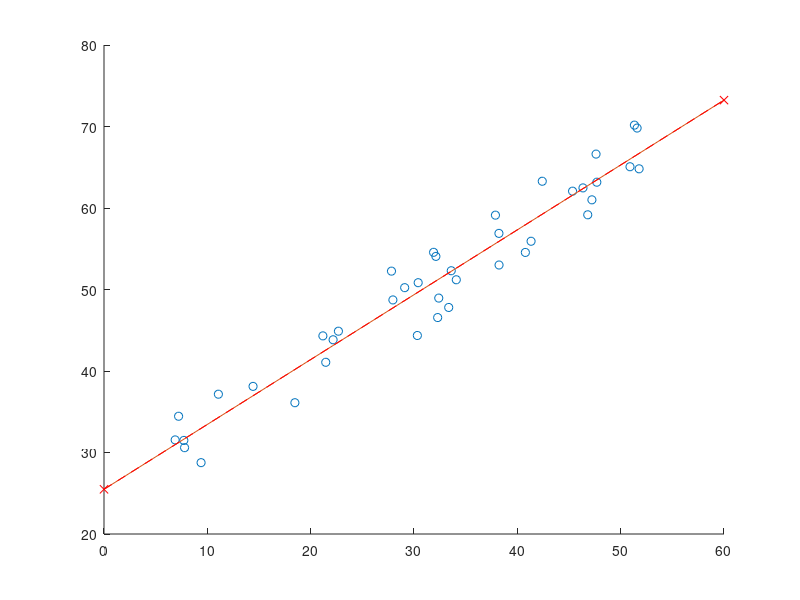

Reproduce this figure in MATLAB.

% création des données

m = 40;
sizeNoise = 10;
x = rand(m,1).*50 + 5;
noise = rand(m,1) * sizeNoise;
pente = 0.8;
b =  20;
y = b + pente*x + noise;

% régression matlab

X = [ones(length(x),1), x];
droiteMatlab = regress(y,X)


%droiteMatlab = regress(y, X)


% calcul direct

theta1 =  (m * sum(x.*y) - sum(x)*sum(y))/(m*sum(x.*x) - sum(x)*sum(x))
%theta0 = (sum(y) - theta1*sum(x))/m
% ou
theta0 = mean(y) - theta1*mean(x)


figure
hold on
plot(x, y, 'o')

xd = [0, 60];
yd = [droiteMatlab(1), (60*droiteMatlab(2)+ droiteMatlab (1))];
plot(xd , yd)

yd = [theta0, (60*theta1+ theta0)];
plot(xd , yd, 'xr--')
